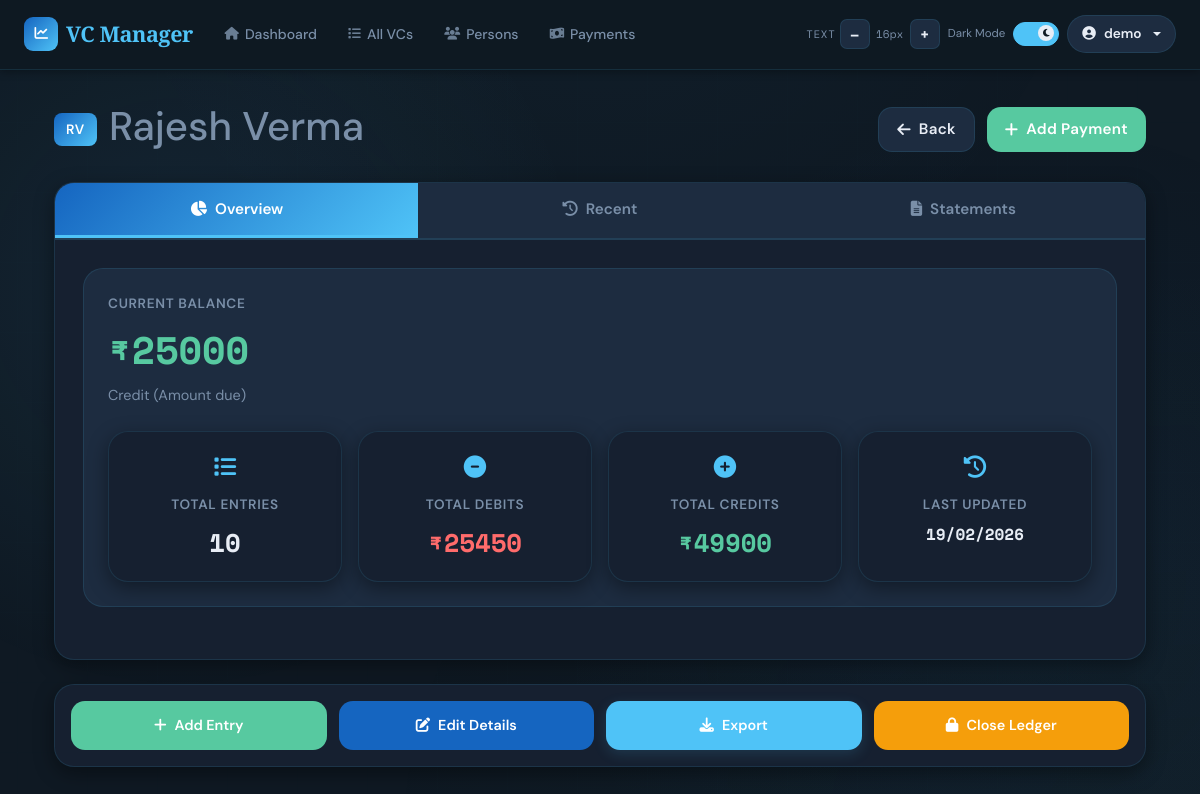
Before: /ledger/7 (signed in) with the older database file.
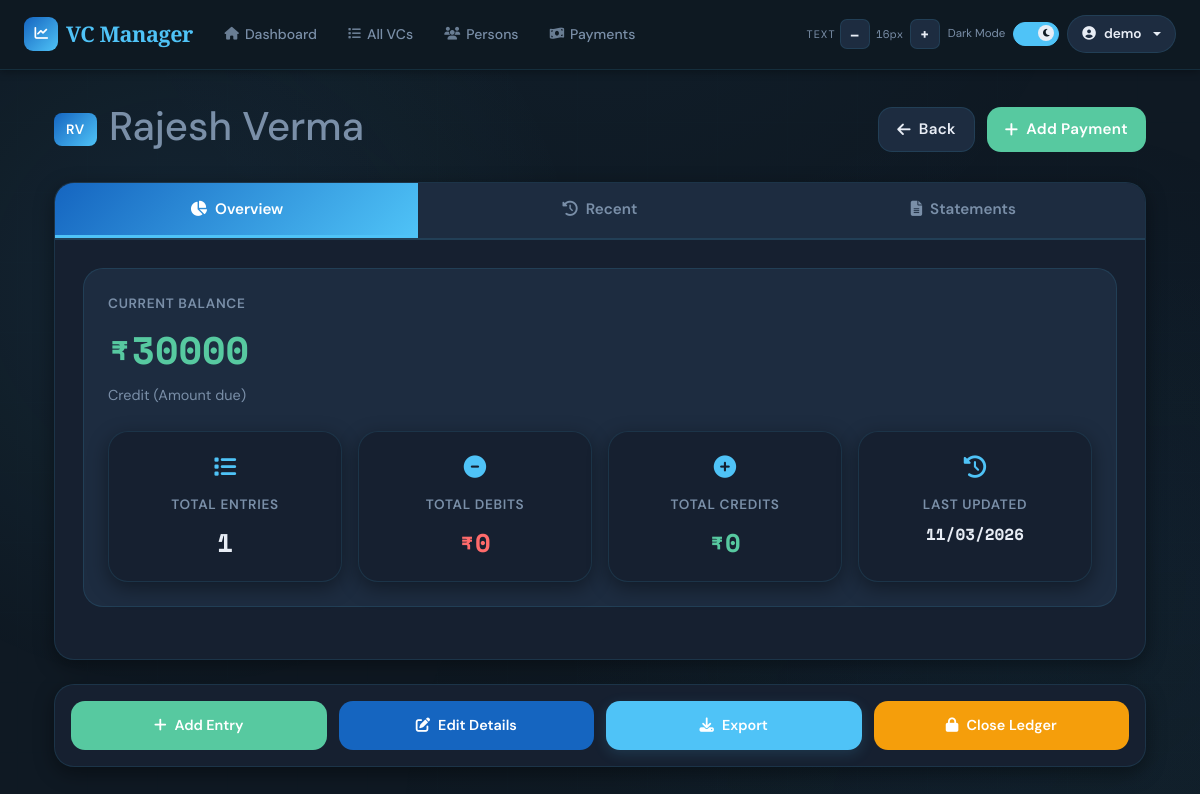
After: the same page with the newer database file.
### app/models/user.py (models this page shows, shortened)
class User(UserMixin, db.Model):
    __tablename__ = 'users'
    id = db.Column(db.Integer, primary_key=True)
    email = db.Column(db.String(120), unique=True, nullable=False, index=True)
    name = db.Column(db.String(120), nullable=False)
    password_hash = db.Column(db.String(255), nullable=True)  # Nullable for OAuth-only users
    google_id = db.Column(db.String(255), unique=True, nullable=True)  # For OAuth users
    created_at = db.Column(db.DateTime, default=datetime.utcnow)
    last_login = db.Column(db.DateTime, nullable=True)
    vcs = db.relationship('VC', backref='user', lazy=True, cascade='all, delete-orphan')
    persons = db.relationship('Person', backref='user', lazy=True, cascade='all, delete-orphan')

### app/models/person.py (models this page shows, shortened)
class Person(db.Model):
    __tablename__ = 'persons'
    id = db.Column(db.Integer, primary_key=True)
    user_id = db.Column(db.Integer, db.ForeignKey('users.id'), nullable=False, index=True)
    name = db.Column(db.String(80), unique=True, nullable=False)
    short_name = db.Column(db.String(20), unique=True, nullable=False)
    phone = db.Column(db.String(20), nullable=False)
    phone2 = db.Column(db.String(20), nullable=True)
    opening_balance = db.Column(db.Float, default=0.0, nullable=True)
    created_at = db.Column(db.DateTime, default=datetime.utcnow)
    payments = db.relationship('Payment', backref='person', lazy=True)
    ledger_entries = db.relationship('LedgerEntry', backref='person', lazy=True)
    @property
    def ledger_balance(self):
        if self.ledger_entries:
            last_entry = sorted(self.ledger_entries, key=lambda e: e.date, reverse=True)[0]
            return last_entry.balance
        return self.opening_balance or 0.0

### app/models/ledger.py (models this page shows)
class LedgerEntry(db.Model):
    __tablename__ = 'ledger_entries'
    id = db.Column(db.Integer, primary_key=True)
    person_id = db.Column(db.Integer, db.ForeignKey('persons.id'), nullable=False, index=True)
    vc_id = db.Column(db.Integer, db.ForeignKey('vcs.id'), nullable=True, index=True)
    date = db.Column(db.DateTime, nullable=False, default=datetime.utcnow)
    narration = db.Column(db.Text, nullable=False)
    debit = db.Column(db.Float, default=0)
    credit = db.Column(db.Float, default=0)
    balance = db.Column(db.Float, default=0)
    created_at = db.Column(db.DateTime, default=datetime.utcnow)

### app/routes/ledger.py (the view)
@ledger_bp.route('/<int:person_id>')
@login_required
def person_ledger(person_id):
    person = Person.query.filter_by(id=person_id, user_id=current_user.id).first_or_404()
    vc_id = request.args.get('vc_id', type=int)
    from_date = request.args.get('from_date')
    to_date   = request.args.get('to_date')
    query = LedgerEntry.query.filter_by(person_id=person_id)
    if vc_id:
        query = query.filter(LedgerEntry.vc_id == vc_id)
    if from_date:
        query = query.filter(LedgerEntry.date >= datetime.strptime(from_date + ' 00:00:00', '%Y-%m-%d %H:%M:%S'))
    if to_date:
        query = query.filter(LedgerEntry.date <= datetime.strptime(to_date + ' 23:59:59', '%Y-%m-%d %H:%M:%S'))
    entries = query.order_by(LedgerEntry.date.desc()).all()
    return render_template('ledger/person.html', person=person, entries=entries)

### templates/ledger/person.html (shortened to what this page needs)
{% extends "base.html" %}
{% block content %}
<div class="container-fluid">
    <div class="page-header">
        <div>
            <div class="header-subtitle">
                <span class="person-badge">{{ person.short_name }}</span>
                <h1>{{ person.name }}</h1>
            </div>
        </div>
        <div class="page-actions">
            <a href="{{ url_for('person.persons') }}" class="btn btn-secondary">
                <i class="fas fa-arrow-left"></i>Back
            </a>
            <a href="{{ url_for('payment.record_payment') }}?person_id={{ person.id }}" class="btn btn-success">
                <i class="fas fa-plus"></i>Add Payment
            </a>
        </div>
    </div>
    <div class="tabs-container">
        <div class="tab-navigation">
            <button class="tab-button active" onclick="switchTab('overview')">
                <i class="fas fa-chart-pie"></i>Overview
            </button>
            <button class="tab-button" onclick="switchTab('recent')">
                <i class="fas fa-history"></i>Recent
            </button>
            <button class="tab-button" onclick="switchTab('statements')">
                <i class="fas fa-file-alt"></i>Statements
            </button>
        </div>
        <div id="overview" class="tab-content active">
            <div class="account-summary">
                <div class="balance-display">
                    <div class="balance-label">Current Balance</div>
                    <div class="balance-value {{ 'positive' if person.ledger_balance >= 0 else 'negative' }}">
                        ₹{{ "%.0f"|format(person.ledger_balance) }}
                    </div>
                    <div class="balance-status">
                        {{ 'Credit (Amount due)' if person.ledger_balance >= 0 else 'Debit (Amount owed)' }}
                    </div>
                </div>
                <div class="stats-grid">
                    <div class="stat-card">
                        <div class="stat-icon"><i class="fas fa-list"></i></div>
                        <div class="stat-label">Total Entries</div>
                        <div class="stat-value">{{ entries|length }}</div>
                    </div>
                    <div class="stat-card">
                        <div class="stat-icon"><i class="fas fa-minus-circle"></i></div>
                        <div class="stat-label">Total Debits</div>
                        <div class="stat-value" style="color: var(--danger);">₹{{ "%.0f"|format(entries|sum(attribute='debit') or 0) }}</div>
                    </div>
                    <div class="stat-card">
                        <div class="stat-icon"><i class="fas fa-plus-circle"></i></div>
                        <div class="stat-label">Total Credits</div>
                        <div class="stat-value" style="color: var(--success);">₹{{ "%.0f"|format(entries|sum(attribute='credit') or 0) }}</div>
                    </div>
                    <div class="stat-card">
                        <div class="stat-icon"><i class="fas fa-history"></i></div>
                        <div class="stat-label">Last Updated</div>
                        <div class="stat-value" style="font-size: 1rem;">{{ entries[0].date.strftime('%d/%m/%Y') if entries else 'N/A' }}</div>
                    </div>
                </div>
            </div>
        </div>
    </div>
    <div class="actions-section">
        <div class="actions-grid">
            <a href="{{ url_for('ledger.create_ledger_entry') }}?person_id={{ person.id }}" class="action-btn btn-success">
                <i class="fas fa-plus"></i>Add Entry
            </a>
            <a href="{{ url_for('person.edit_person', id=person.id) }}" class="action-btn btn-info">
                <i class="fas fa-edit"></i>Edit Details
            </a>
            <button class="action-btn btn-primary" onclick="exportLedger({{ person.id }})">
                <i class="fas fa-download"></i>Export
            </button>
            <button class="action-btn btn-warning" onclick="closeLedger({{ person.id }})">
                <i class="fas fa-lock"></i>Close Ledger
            </button>
        </div>
    </div>
</div>
{% endblock %}

### templates/base.html (shortened to what this page needs)
<!DOCTYPE html>
<html lang="en" data-theme="dark">
<head>
    <link href="https://cdnjs.cloudflare.com/ajax/libs/font-awesome/6.5.0/css/all.min.css" rel="stylesheet">
    <link href="https://cdn.jsdelivr.net/npm/bootstrap@5.3.0/dist/css/bootstrap.min.css" rel="stylesheet">
    <link rel="stylesheet" href="https://cdn.jsdelivr.net/npm/swiper@11/swiper-bundle.min.css" />
</head>
<body>
<nav class="navbar navbar-expand-lg" role="navigation" aria-label="Main navigation">
    <div class="container-fluid px-4">
        <a class="navbar-brand" href="{{ url_for('dashboard.index') }}">
            <div class="brand-icon" aria-hidden="true"><i class="fas fa-chart-line"></i></div>
            VC Manager
        </a>
        <div class="collapse navbar-collapse" id="navbarNav">
            {% if current_user.is_authenticated %}
            <ul class="navbar-nav me-auto">
                <li class="nav-item"><a class="nav-link" href="{{ url_for('dashboard.index') }}"><i class="fas fa-home"></i>Dashboard</a></li>
                <li class="nav-item"><a class="nav-link" href="{{ url_for('vc.vcs_list') }}"><i class="fas fa-list"></i>All VCs</a></li>
                <li class="nav-item"><a class="nav-link" href="{{ url_for('person.persons') }}"><i class="fas fa-users"></i>Persons</a></li>
                <li class="nav-item"><a class="nav-link" href="{{ url_for('payment.record_payment') }}"><i class="fas fa-money-bill-wave"></i>Payments</a></li>
            </ul>
            {% endif %}
            <div class="d-flex align-items-center ms-auto gap-2 mt-2 mt-lg-0">
                <div class="d-flex align-items-center gap-1" role="toolbar" aria-label="Font size">
                    <span class="a11y-label d-none d-xl-inline">Text</span>
                    <button class="fs-btn" id="fsDecrease" aria-label="Decrease font size">–</button>
                    <span class="fs-display" id="fsDisplay" aria-live="polite">16px</span>
                    <button class="fs-btn" id="fsIncrease" aria-label="Increase font size">+</button>
                </div>
                <div class="d-flex align-items-center gap-2" aria-label="Theme">
                    <span class="toggle-label-text d-none d-xl-inline" id="themeLabel">Dark</span>
                    <label class="toggle-switch" aria-label="Toggle light/dark mode">
                        <div class="toggle-track"></div>
                        <div class="toggle-thumb"><i class="fas fa-moon" id="toggleIcon"></i></div>
                    </label>
                </div>
                {% if current_user.is_authenticated %}
                <div class="dropdown">
                    <button class="user-btn dropdown-toggle" type="button" data-bs-toggle="dropdown" aria-expanded="false">
                        <i class="fas fa-user-circle"></i>
                        <span class="d-none d-sm-inline">{{ current_user.name }}</span>
                    </button>
                </div>
                {% endif %}
            </div>
        </div>
    </div>
</nav>
<main class="main-content" role="main">
    <div class="container">
        {% block content %}{% endblock %}
    </div>
</main>
</body>
</html>

### templates/ledger/person.html (style rules this page uses)
html { font-size: var(--fs-base); }
body { font-size: var(--fs-base); }
.page-header { display: flex; justify-content: space-between; align-items: center; gap: 24px; margin-bottom: 24px; flex-wrap: wrap; }
.header-subtitle { display: flex; align-items: center; gap: 12px; color: var(--text-muted); font-size: 1rem; }
.person-badge { background: var(--grad-header); color: #fff; padding: 6px 12px; border-radius: var(--radius-sm); font-weight: 600; font-size: 0.85rem; text-transform: uppercase; letter-spacing: 0.05em; }
.page-actions { display: flex; gap: 12px; flex-wrap: wrap; }
.page-actions .btn { padding: 10px 18px; font-size: 0.95rem; border-radius: var(--radius-md); font-weight: 600; transition: all 0.28s cubic-bezier(.4,0,.2,1); display: flex; align-items: center; justify-content: center; gap: 8px; cursor: pointer; }
.btn-secondary { background: var(--surface2); color: var(--text); border: 1.5px solid var(--border); }
.btn-success { background: var(--success); color: #fff; }
.tabs-container { background: var(--surface); border: 1.5px solid var(--border); border-radius: var(--radius-lg); box-shadow: var(--shadow-md); overflow: hidden; margin-bottom: 24px; }
.tab-navigation { display: flex; background: var(--surface2); border-bottom: 2px solid var(--border); overflow-x: auto; -webkit-overflow-scrolling: touch; }
.tab-button { flex: 1; min-width: 140px; padding: 14px 16px; background: transparent; color: var(--text-muted); border: none; cursor: pointer; font-weight: 600; font-size: 0.95rem; transition: all 0.28s cubic-bezier(.4,0,.2,1); display: flex; align-items: center; justify-content: center; gap: 8px; border-bottom: 3px solid transparent; white-space: nowrap; }
.tab-button.active { color: #fff; background: var(--grad-header); border-bottom: 3px solid var(--accent); }
.tab-content { display: none; padding: 28px; animation: fadeIn 0.3s ease-in; }
.tab-content.active { display: block; }
.account-summary { background: var(--surface2); border: 1.5px solid var(--border); border-radius: var(--radius-lg); padding: 24px; margin-bottom: 24px; }
.balance-display { display: flex; flex-direction: column; align-items: flex-start; }
.balance-label { font-size: 0.85rem; font-weight: 600; color: var(--text-muted); text-transform: uppercase; letter-spacing: 0.05em; margin-bottom: 4px; }
.balance-value { font-size: 2.4rem; font-weight: 700; font-family: 'Space Mono', monospace; }
.balance-value.positive { color: var(--success); }
.balance-status { font-size: 0.9rem; color: var(--text-muted); margin-top: 4px; }
.stats-grid { display: grid; grid-template-columns: repeat(auto-fit, minmax(200px, 1fr)); gap: 16px; margin-top: 24px; }
.stat-card { background: var(--surface); border: 1.5px solid var(--border); border-radius: var(--radius-lg); padding: 18px; text-align: center; transition: all 0.28s cubic-bezier(.4,0,.2,1); }
.stat-icon { font-size: 1.4rem; margin-bottom: 8px; color: var(--accent); }
.stat-label { font-size: 0.85rem; font-weight: 600; color: var(--text-muted); text-transform: uppercase; letter-spacing: 0.05em; margin-bottom: 6px; }
.stat-value { font-size: 1.6rem; font-weight: 700; color: var(--text); font-family: 'Space Mono', monospace; }
.actions-section { background: var(--surface); border: 1.5px solid var(--border); border-radius: var(--radius-lg); padding: 16px; box-shadow: var(--shadow-md); }
.actions-grid { display: grid; grid-template-columns: repeat(auto-fit, minmax(140px, 1fr)); gap: 12px; }
.action-btn { padding: 12px 14px; border-radius: var(--radius-md); font-weight: 600; font-size: 0.9rem; transition: all 0.28s; border: 1.5px solid transparent; display: flex; align-items: center; justify-content: center; gap: 8px; cursor: pointer; text-decoration: none; }
.action-btn.btn-success { background: var(--success); color: #fff; }
.action-btn.btn-info { background: var(--primary); color: #fff; }
.action-btn.btn-primary { background: var(--accent); color: #fff; }
.action-btn.btn-warning { background: #f59e0b; color: #fff; }

Changed rows visible on the page:
removed LedgerEntry: ledger_balance "25000", date.balance "Credit (Amount due)"
removed LedgerEntry: date "19/02/2026"
added LedgerEntry: ledger_balance "30000", date+balance "Credit (Amount due)", date "11/03/2026"
Other visible differences:
{{ entries|length }}: "10" → "1"
{{ "%.0f"|format(entries|sum(attribute='debit') or 0) }}: "25450" → "0"
{{ "%.0f"|format(entries|sum(attribute='credit') or 0) }}: "49900" → "0"
